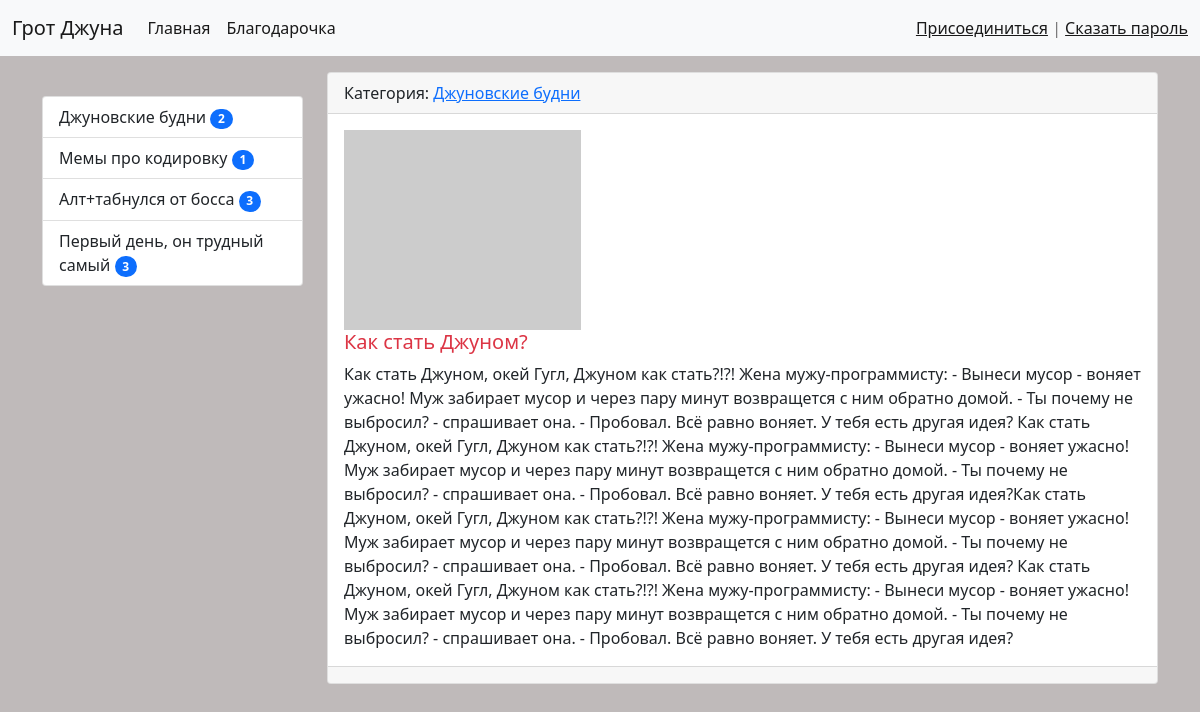
The page /news/1/ on the database its author committed.
### news/models.py (models this page shows, shortened)
class Category(models.Model):
    title = models.CharField(max_length=150, db_index=True, verbose_name='Наименование категории')
    def get_absolute_url(self):
        return reverse('category', kwargs={'category_id': self.pk})
    def __str__(self):
        return self.title
    class Meta:
        verbose_name = 'Категория'
        verbose_name_plural = 'Категории'
        ordering = ['-id']

class News(models.Model):
    title = models.CharField(max_length=150, verbose_name='Заголовок')
    content = models.TextField(blank=True, verbose_name='Содержание')
    created_at = models.DateTimeField(auto_now_add=True, verbose_name='Дата публикации')
    updated_at = models.DateTimeField(auto_now=True, verbose_name='Обновлено')
    photo = models.ImageField(upload_to='photos/%Y/%m/%d/', verbose_name='Фото', blank=True)
    is_published = models.BooleanField(default=True, verbose_name='Опубликовано')
    category = models.ForeignKey('Category', on_delete=models.PROTECT, null=True, verbose_name='Категория')
    views = models.IntegerField(default=0)
    class Meta:
        verbose_name = 'Новость'
        verbose_name_plural = 'Новости'
        ordering = ['-created_at']

### news/views.py (the view)
# urls.py: path('news/<int:news_id>/', ViewNews.as_view(), name='view_news'),
class ViewNews(DetailView):
    model = News
    pk_url_kwarg = 'news_id'
    template_name = 'news/view_news.html'
    context_object_name = 'news_item'

### news/templatetags/news_tags.py (called while the page is built)
@register.inclusion_tag('news/list_categories.html')
def show_categories():
    categories = cache.get('categories')
    if not categories:
        categories = Category.objects.annotate(cnt=Count('news', filter=F('news__is_published'))).filter(cnt__gt=0)
        cache.set('categories', categories, 30)
    return {'categories': categories}

### news/templates/news/view_news.html (shortened to what this page needs)
{% extends "base.html" %}
{% block sidebar %}
{% include "inc/_sidebar.html" %}
{% endblock %}
{% block content %}
<div class="card mb-3">
    <div class="card-header">
        Категория: <a href="{{ item.category.get_absolute_url }}">{{ news_item.category }}</a>
    </div>
    <div class="card-body">
            {% if news_item.photo %}
            <img src="{{ news_item.photo.url }}" width="200" height="200" class="float-left mr-3" alt="">
            {% else %}
            <img src="https://picsum.photos/id/237/200/300">
            {% endif %}
                <h5 class="card-title {% cycle 'text-danger' 'text-success' %}">{{ news_item.title }}</h5>
                <p class="card-text">{{ news_item.content }}</p>
    </div>
    <div class="card-footer text-muted">
    </div>
</div>
{% endblock %}

### news/templates/news/list_categories.html
<div class="list-group">
    {% for item in categories %}
    <a href="{{ item.get_absolute_url }}" class="list-group-item list-group-item-action">{{ item.title }} <span class="badge bg-primary rounded-pill">{{ item.cnt }}</span></a>
    {% endfor %}
</div>

### ttest/static/css/style.css (style rules this page uses)
body { background-color: #bfbaba; }

### rows shown on the page
Category: title "Джуновские будни", cnt "2"
Category: title "Мемы про кодировку", cnt "1"
Category: title "Алт+табнулся от босса", cnt "3"
Category: title "Первый день, он трудный самый", cnt "3"
News: category "Джуновские будни", title "Как стать Джуном?", content "Как стать Джуном, окей Гугл, Джуном как стать?!?! Жена мужу-программисту: - Вынеси мусор - воняет ужасно! Муж забирает мусор и через пару минут возвращется с ним обратно домой. - Ты почему не выбросил? - спрашивает она. - Пробовал. Всё равно воняет. У тебя есть другая идея? Как стать Джуном, окей Гугл, Джуном как стать?!?! Жена мужу-программисту: - Вынеси мусор - воняет ужасно! Муж забирает мусор и через пару минут возвращется с ним обратно домой. - Ты почему не выбросил? - спрашивает она. - Пробовал. Всё равно воняет. У тебя есть другая идея?Как стать Джуном, окей Гугл, Джуном как стать?!?! Жена мужу-программисту: - Вынеси мусор - воняет ужасно! Муж забирает мусор и через пару минут…"
